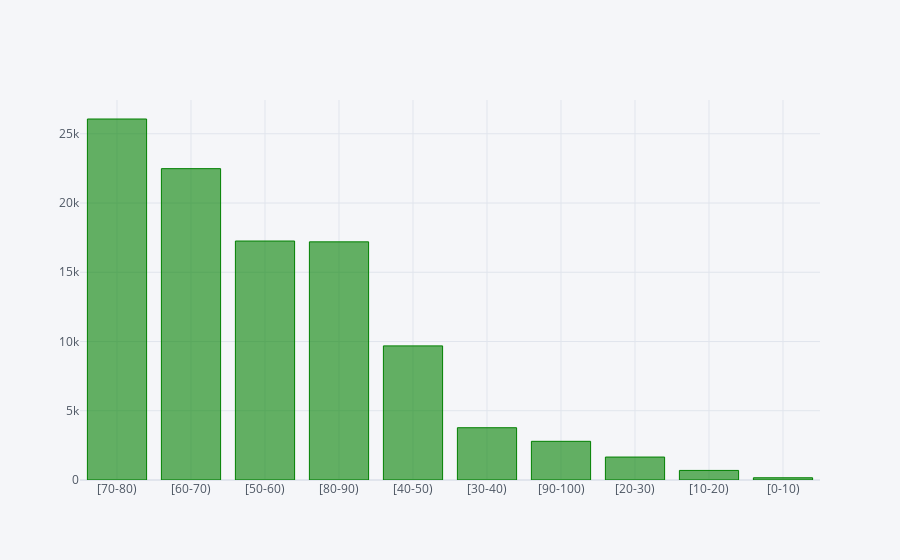

The notebook cell saved with this chart:
### Markdown cell above
"In the hospital, there are more female patients than male patients, with unknown/invalid gender entries also present."

### Code cell
data['age'].value_counts().iplot(kind='bar',color='green')

### Figure 1 — Plotly figure (JSON) as saved in the notebook; plotly's stock layout.template omitted (floating-point values rounded to 4 significant figures)
{"data": [{"marker": {"color": "rgba(0, 128, 0, 0.6)", "line": {"color": "rgba(0, 128, 0, 1.0)", "width": 1}}, "name": "count", "orientation": "v", "text": "", "type": "bar", "x": ["[70-80)", "[60-70)", "[50-60)", "[80-90)", "[40-50)", "[30-40)", "[90-100)", "[20-30)", "[10-20)", "[0-10)"], "y": [26068, 22483, 17256, 17197, 9685, 3775, 2793, 1657, 691, 161]}], "layout": {"autosize": true, "legend": {"bgcolor": "#F5F6F9", "font": {"color": "#4D5663"}}, "paper_bgcolor": "#F5F6F9", "plot_bgcolor": "#F5F6F9", "title": {"font": {"color": "#4D5663"}}, "xaxis": {"autorange": true, "gridcolor": "#E1E5ED", "range": [-0.5, 9.5], "showgrid": true, "tickfont": {"color": "#4D5663"}, "title": {"font": {"color": "#4D5663"}, "text": ""}, "type": "category", "zerolinecolor": "#E1E5ED"}, "yaxis": {"autorange": true, "gridcolor": "#E1E5ED", "range": [0, 27440], "showgrid": true, "tickfont": {"color": "#4D5663"}, "title": {"font": {"color": "#4D5663"}, "text": ""}, "type": "linear", "zerolinecolor": "#E1E5ED"}}}
